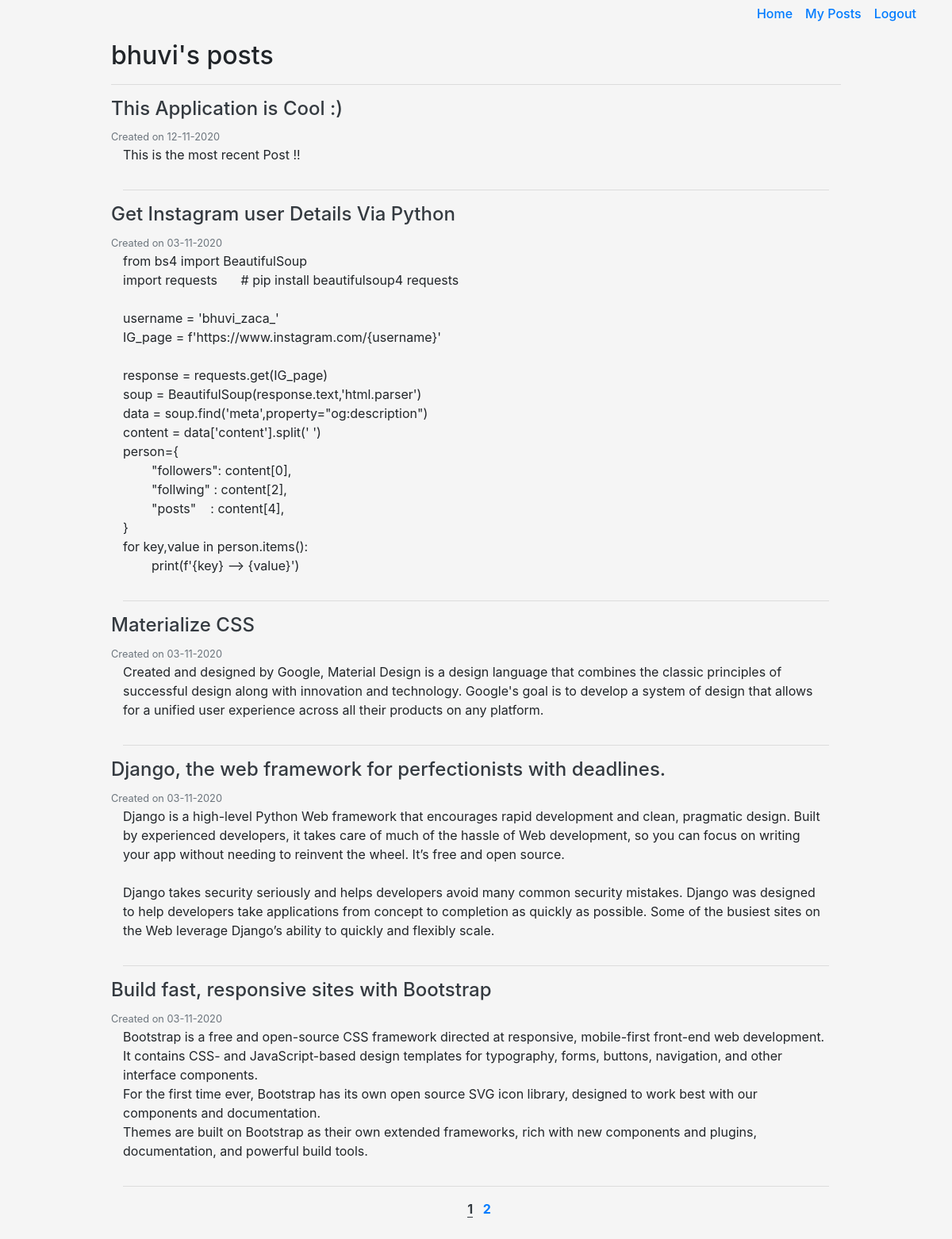
The app's page /profile/bhuvi (signed in) with its own data.
### MainApp/models.py (models this page shows, shortened)
class User(db.Model, UserMixin):
	id = db.Column(db.Integer, primary_key=True)
	username = db.Column(db.String(25), unique=True, nullable=False)
	email = db.Column(db.String(50), unique=True, nullable=False)
	password = db.Column(db.String(50), nullable=False)
	posts = db.relationship('Posts',backref='author',lazy=True)
	comments = db.relationship('Comment',backref='author',lazy=True)

class Posts(db.Model):
	id = db.Column(db.Integer, primary_key=True)
	date_posted = db.Column(db.DateTime, nullable=False,default=datetime.utcnow)
	title = db.Column(db.String(50), unique=True, nullable=False)
	content = db.Column(db.Text, nullable=False)
	user_id = db.Column(db.Integer,db.ForeignKey('user.id'),nullable=False)
	comments = db.relationship('Comment',backref='post',lazy=True)

### MainApp/users/routes.py (the view)
@users.route('/profile/<string:username>',methods=['GET'])
@login_required
def anyProfilePage(username):
	user = User.query.filter_by(username=username).first()
	page = request.args.get('page',1,type=int)
	if user and page:
		posts = Posts.query.filter_by(author=user).order_by(desc(Posts.id)).paginate(per_page=5,page=page)
		return render_template('any_profile.html',posts=posts,username=username)
	abort(404,'Route Does Not Exists')

### MainApp/models.py (called while the page is built)
@login_manager.user_loader
def load_user(user_id):
	return User.query.get(int(user_id))

### MainApp/templates/any_profile.html (shortened to what this page needs)
{% extends 'base.html' %}
{% block content %}
	<div class="row justify-content-center mt-3">
		<div class="col-md-10">
			<h2>{{username}}'s posts</h2>
			<hr>
			<div class="container">
				{% if posts %}
					{% for post in posts.items %}
					<div class="row justify-content-center">
						<div class="col-md-12">
							<div class="row justify-content-between align-items-center">
								<div class="">
									<h4><a class="article-title text-dark" href="{{url_for('posts.individualPostPage',post_id=post.id)}}">{{ post.title }}</a></h4>
									<small class="text-muted">Created on {{post.date_posted.strftime('%d-%m-%Y')}}</small>
								</div>
							</div>
							<p class="article-content post-wrap" >{{ post.content }}</p>
						</div>
					</div>
					<hr>
				{% endfor %}
				<div class="d-flex justify-content-center mb-5">
					<div class="col-12">
						<center>
						{% for page_num in posts.iter_pages(left_edge=1, right_edge=1) %}
							{% if page_num %}
								{% if posts.page == page_num %}
										<a class="text-dark border-bottom border-dark font-weight-bold mb-4 ml-2" href="{{url_for('users.anyProfilePage',username=username,page=page_num)}}">{{page_num}}</a>
								{% else %}
									<a class="font-weight-bold mb-4 ml-2" href="{{url_for('users.anyProfilePage',username=username,page=page_num)}}">{{page_num}}</a>
								{% endif %}
							{% else %}
								...
							{% endif %}
						{% endfor %}
						</center>
					</div>
				</div>
				{% endif %}
			</div>
		</div>
	</div>
{% endblock %}

### MainApp/static/css/style.css (style rules this page uses)
html { scroll-behavior: smooth; }
body { background: whitesmoke; }
a { text-decoration: none !important; }
.post-wrap { white-space: pre-wrap; }

### records on screen
User: username "bhuvi"
Posts: title "This Application is Cool :)", date_posted "12-11-2020", content "This is the most recent Post !!"
Posts: title "Get Instagram user Details Via Python", date_posted "03-11-2020", content "from bs4 import BeautifulSoup import requests # pip install beautifulsoup4 requests username = 'bhuvi_zaca_' IG_page = f'https://www.instagram.com/{username}' response = requests.get(IG_page) soup = BeautifulSoup(response.text,'html.parser') data = soup.find('meta',property=\"og:description\") content = data['content'].split(' ') person={ \"followers\": content[0], \"follwing\" : content[2], \"posts\" : content[4], } for key,value in person.items(): print(f'{key} --> {value}')"
Posts: title "Materialize CSS", date_posted "03-11-2020", content "Created and designed by Google, Material Design is a design language that combines the classic principles of successful design along with innovation and technology. Google's goal is to develop a system of design that allows for a unified user experience across all their products on any platform."
Posts: title "Django, the web framework for perfectionists with deadlines.", date_posted "03-11-2020", content "Django is a high-level Python Web framework that encourages rapid development and clean, pragmatic design. Built by experienced developers, it takes care of much of the hassle of Web development, so you can focus on writing your app without needing to reinvent the wheel. It’s free and open source. Django takes security seriously and helps developers avoid many common security mistakes. Django was designed to help developers take applications from concept to completion as quickly as possible. Some of the busiest sites on the Web leverage Django’s ability to quickly and flexibly scale."
Posts: title "Build fast, responsive sites with Bootstrap", date_posted "03-11-2020", content "Bootstrap is a free and open-source CSS framework directed at responsive, mobile-first front-end web development. It contains CSS- and JavaScript-based design templates for typography, forms, buttons, navigation, and other interface components. For the first time ever, Bootstrap has its own open source SVG icon library, designed to work best with our components and documentation. Themes are built on Bootstrap as their own extended frameworks, rich with new components and plugins, documentation, and powerful build tools."

### other values on screen
{{ page_num }} "1"
{{ page_num }} "2"
